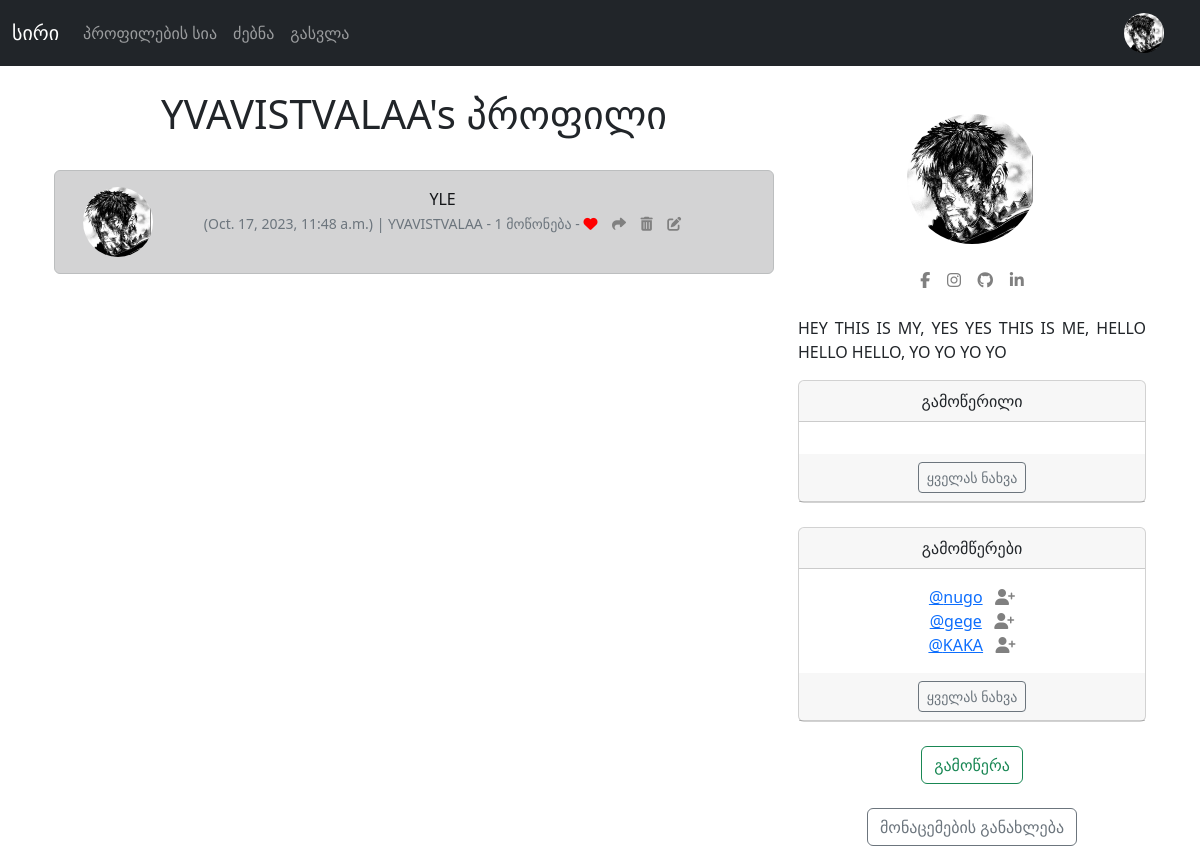
Screenshot of /profile/1 (signed in) with the database file from the repository.
### main/models.py (models this page shows, shortened)
class Profile(models.Model):
    user = models.OneToOneField(User, on_delete=models.CASCADE)
    follows = models.ManyToManyField("self",
                                related_name="followed_by",
                                symmetrical=False,
                                blank=True)
    date_modified = models.DateTimeField(User, auto_now=True)
    profile_image = models.ImageField(null=True, blank=True, upload_to='media/')
    profile_bio = models.CharField(null=True, blank=True, max_length=500)
    facebook_link = models.CharField(null=True, blank=True, max_length=150)
    instagram_link = models.CharField(null=True, blank=True, max_length=150)
    github_link = models.CharField(null=True, blank=True, max_length=150)
    linkedin_link = models.CharField(null=True, blank=True, max_length=150)
    def __str__(self):
        return self.user.username

class Meep(models.Model):
    user = models.ForeignKey(
        User, related_name="meeps",
        on_delete=models.DO_NOTHING
    )
    body = models.CharField(max_length=200)
    created_at = models.DateTimeField(auto_now_add=True)
    likes = models.ManyToManyField(User, related_name="meep_like", blank=True)
    def number_of_likes(self):
        return self.likes.count()

### main/views.py (the view, shortened to what this page needs)
# urls.py: path('profile/<int:pk>', views.profile, name='profile'),
def profile(request, pk):
    if request.user.is_authenticated:
        profile = Profile.objects.get(user_id=pk)
        meeps = Meep.objects.filter(user_id=pk).order_by("-created_at")
        return render(request, "profile.html", {"profile":profile, "meeps":meeps})
    else:
        messages.success(request, ("თქვენ არ ხართ ავტორიზებული"))
        return redirect('home')

### main/templates/profile.html (shortened to what this page needs)
{% extends 'base.html' %}
{% load static %}
{% block content %}
{% if profile %}
    <div class="container text-center">
        <div class="row">
            <div class="col-8">
                <h1>{{ profile.user.username }}'s პროფილი</h1>
                <br/>
                  {% if meeps %}
                    {% for meep in meeps %}
                <div class="alert alert-dark" role="alert">
            <div class="container">
              <div class="row">
                <div class="col-1">
                  {% if profile.profile_image %}
                    <img src="{{ profile.profile_image.url }}" width="70" height="70" class="rounded-circle" alt="{{ profile.user.username }}">
                  {% else %}
                    <img src="{% static 'images/default_profile_pic.jpg' %}" width="70" height="70" class="rounded-circle" alt="{{ profile.user.username }}">
                  {% endif %}
                </div>
                <div class="col-11">
                        {{ meep.body }}<br/>
                        <small class="text-muted">
                            ({{ meep.created_at }}) | {{ meep.user.username }}
                            - {{ meep.number_of_likes }} მოწონება -
                            {% if user in meep.likes.all %}
                            <a href="{% url 'meep-like' meep.id %}">
                              <i class="fa-solid fa-heart" style="color: red;"></i></a>
                          {% else %}
                            <a href="{% url 'meep-like' meep.id %}">
                              <i class="fa fa-heart-o" style="color: red;"></i></a>
                          {% endif %}
			                    <a href="{% url 'meep-share' meep.id %}"><i class="fa-solid fa-share" style="color: gray;"></i></a>
                          {% if request.user.username == profile.user.username%}
                          <a href="{% url 'delete-meep' meep.id %}"><i class="fa-solid fa-trash-can" style="color: gray;"></i></a>
                          <a href="{% url 'edit-meep' meep.id %}"><i class="fa-solid fa-edit" style="color: gray;"></i></a>
                          {% endif %}
                        </small>
                    </div><br/>
              </div>
            </div>
          </div>
                    {% endfor %}
                  {% endif %}
            </div>
            <div class="col-4">
                <br/>
                {% if profile.profile_image %}
                 <img src="{{ profile.profile_image.url }}" class="rounded-circle" width="130" height="130">
                  <br/><br/>
                {% endif %}
                {% if profile.facebook_link %}
                    <a href="{{ profile.facebook_link }}" target="new"></i><i class="fa-brands fa-facebook-f" style="color: gray;"></i></a>
                {% endif %}
                {% if profile.instagram_link %}
                    <a href="{{ profile.instagram_link }}" target="new"></i><i class="fa-brands fa-instagram" style="color: gray;"></i></a>
                {% endif %}
                {% if profile.github_link %}
                    <a href="{{ profile.github_link }}" target="new"></i><i class="fa-brands fa-github" style="color: gray;"></i></a>
                {% endif %}
                {% if profile.linkedin_link %}
                    <a href="{{ profile.linkedin_link }}" target="new"></i><i class="fa-brands fa-linkedin-in" style="color: gray;"></i></a>
                {% endif %}
                <br/>
                <br/>
                {% if profile.profile_bio %}
                  <p style="text-align: justify;">
                    {{ profile.profile_bio }}
                  </p>
                {% endif%}
                <div class="card">
                    <div class="card-header">
                      გამოწერილი
                    </div>
                    <div class="card-body">
                    </div>
                    <div class="card-header">
                      <a href="{% url 'following' profile.user.id %}" class="btn btn-sm btn-outline-secondary">ყველას ნახვა</a>
                    </div>
                </div>
                <br/>
                <div class="card">
                    <div class="card-header">
                      გამომწერები
                    </div>
                    <div class="card-body">
                      <p class="card-text">
                        {% for following in profile.followed_by.all|slice:3 %}
                            <a href="{% url 'profile' following.user.id %}">@{{ following }}</a>&nbsp;&nbsp;
                            {% if following in profile.follows.all %}
                              <a href="{% url 'unfollow' following.user.id %}">
                              <i class="fas fa-user-times" style="color: gray;"></i>
                            {% else %}
                              <a href="{% url 'follow' following.user.id %}">
                                <i class="fa-solid fa-user-plus" style="color: gray;"></i>
                            {% endif %}
                          </a><br/>
                        {% endfor %}
                      </p>
                    </div>
                    <div class="card-header">
                      <a href="{% url 'followers' profile.user.id %}" class="btn btn-sm btn-outline-secondary">ყველას ნახვა</a>
                    </div>
                  </div>
                  <br/>
                  <form method="POST">
                    {% if profile in user.profile.follows.all %}
                      <button class="btn btn-outline-danger" name="follow" value="unfollow" type="submit">გამოწერის გაუქმება</button>
                    {% else %}
                    <button class="btn btn-outline-success" name="follow" value="follow" type="submit">გამოწერა</button>
                    {% endif %}
                    </form>
                    <br/>
                    {% if request.user.id == profile.user.id %}
                    <a href="{% url 'update-user' %}" class="btn btn-outline-secondary">მონაცემების განახლება</a>
                    {% endif %}
            </div>
        </div>
    </div>
{% endif %}
{% endblock %}

### main/templates/navbar.html (shortened to what this page needs)
{% load static %}
<nav class="navbar navbar-expand-lg navbar-dark bg-dark">
  <div class="container-fluid">
    <a class="navbar-brand" href="{% url 'home' %}">სირი</a>
    <div class="collapse navbar-collapse" id="navbarSupportedContent">
      <ul class="navbar-nav me-auto mb-2 mb-lg-0">
        <li class="nav-item">
          <a class="nav-link"
          href="{% url 'profile-list' %}">პროფილების სია</a>
        </li>
        {% if user.is_authenticated %}
        <li class="nav-item">
          <a class="nav-link"
          href="{% url 'search' %}">ძებნა</a>
        </li>
        <li class="nav-item">
          <a class="nav-link"
          href="{% url 'logout' %}">გასვლა</a>
        </li>
        {% endif %}
      </ul>
      {% if user.is_authenticated %}
        <ul class="navbar-nav ml-auto">
          <li class="nav-link navbar-brand">
            <a href="{% url 'profile' request.user.id %}">
{% if user.profile.profile_image %}
<img src="{{ user.profile.profile_image.url }}" class="rounded-circle" width="40">
{% else %}
    <img src="{% static 'images/default_profile_pic.png' %}" class="img-fluid rounded-circle" alt="Profile Image" width=30>
{% endif %}
            </a>
          </li>
        </ul>
      {% endif %}
    </div>
  </div>
</nav>

### rows the page displays
Profile: user.username "YVAVISTVALAA", profile_image (picture), profile_bio "HEY THIS IS MY, YES YES THIS IS ME, HELLO HELLO HELLO, YO YO YO YO"
Meep: profile_image (picture), body "YLE", created_at "Oct. 17, 2023, 11:48 a.m.", user.username "YVAVISTVALAA", number_of_likes "1"
Profile: user.username "nugo"
Profile: user.username "gege"
Profile: user.username "KAKA"
